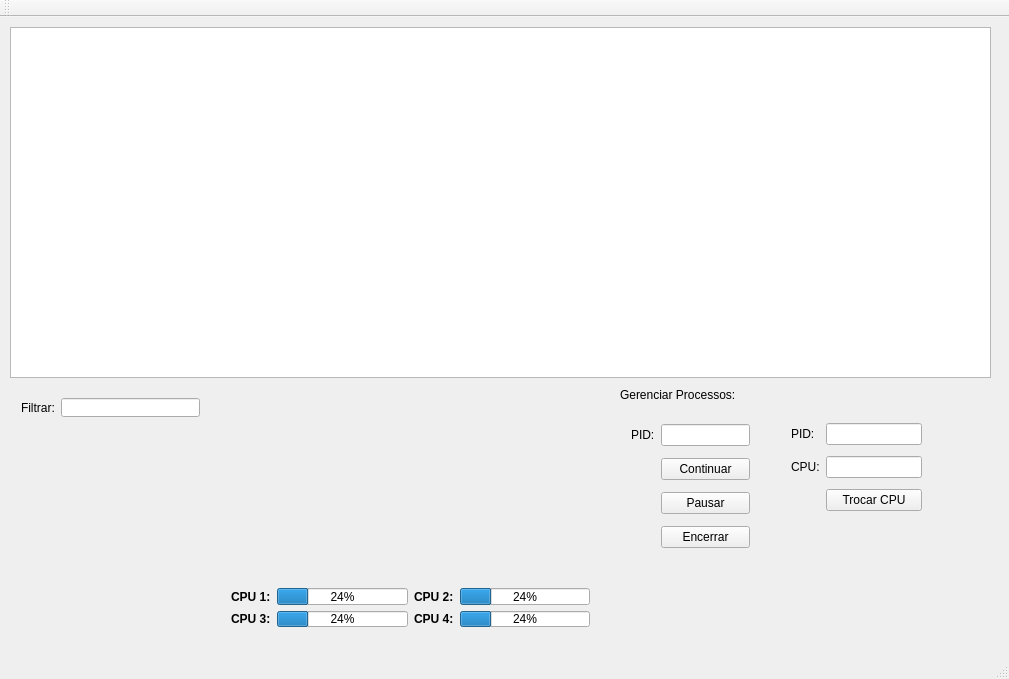
<?xml version="1.0" encoding="UTF-8"?>
<ui version="4.0">
 <class>MainWindow</class>
 <widget class="QMainWindow" name="MainWindow">
  <property name="geometry">
   <rect>
    <x>0</x>
    <y>0</y>
    <width>1009</width>
    <height>679</height>
   </rect>
  </property>
  <property name="windowTitle">
   <string>Monitor de Processos</string>
  </property>
  <widget class="QWidget" name="centralWidget">
   <widget class="QTableWidget" name="tableWidget">
    <property name="geometry">
     <rect>
      <x>10</x>
      <y>10</y>
      <width>981</width>
      <height>351</height>
     </rect>
    </property>
    <property name="sortingEnabled">
     <bool>false</bool>
    </property>
   </widget>
   <widget class="QCustomPlot" name="plot" native="true">
    <property name="geometry">
     <rect>
      <x>220</x>
      <y>380</y>
      <width>381</width>
      <height>171</height>
     </rect>
    </property>
   </widget>
   <widget class="QLabel" name="label_3">
    <property name="geometry">
     <rect>
      <x>620</x>
      <y>370</y>
      <width>191</width>
      <height>16</height>
     </rect>
    </property>
    <property name="text">
     <string>Gerenciar Processos:</string>
    </property>
   </widget>
   <widget class="QWidget" name="gridLayoutWidget">
    <property name="geometry">
     <rect>
      <x>620</x>
      <y>390</y>
      <width>141</width>
      <height>162</height>
     </rect>
    </property>
    <layout class="QGridLayout" name="gridLayout">
     <item row="4" column="1">
      <widget class="QPushButton" name="pausarButton">
       <property name="text">
        <string>Pausar</string>
       </property>
      </widget>
     </item>
     <item row="0" column="1">
      <widget class="QLineEdit" name="pidText"/>
     </item>
     <item row="1" column="1">
      <widget class="QPushButton" name="continuarButton">
       <property name="text">
        <string>Continuar</string>
       </property>
      </widget>
     </item>
     <item row="0" column="0">
      <widget class="QLabel" name="label_2">
       <property name="text">
        <string>PID:</string>
       </property>
      </widget>
     </item>
     <item row="5" column="1">
      <widget class="QPushButton" name="encerrarButton">
       <property name="text">
        <string>Encerrar</string>
       </property>
      </widget>
     </item>
    </layout>
   </widget>
   <widget class="QWidget" name="gridLayoutWidget_2">
    <property name="geometry">
     <rect>
      <x>780</x>
      <y>390</y>
      <width>153</width>
      <height>121</height>
     </rect>
    </property>
    <layout class="QGridLayout" name="gridLayout_2">
     <item row="1" column="1">
      <widget class="QLineEdit" name="cpuText"/>
     </item>
     <item row="4" column="1">
      <widget class="QPushButton" name="trocarCpuButton">
       <property name="text">
        <string>Trocar CPU</string>
       </property>
      </widget>
     </item>
     <item row="0" column="1">
      <widget class="QLineEdit" name="pidCpuText"/>
     </item>
     <item row="0" column="0">
      <widget class="QLabel" name="label_5">
       <property name="text">
        <string>PID:</string>
       </property>
      </widget>
     </item>
     <item row="1" column="0">
      <widget class="QLabel" name="label_6">
       <property name="text">
        <string>CPU:</string>
       </property>
      </widget>
     </item>
    </layout>
   </widget>
   <widget class="QWidget" name="horizontalLayoutWidget">
    <property name="geometry">
     <rect>
      <x>10</x>
      <y>370</y>
      <width>201</width>
      <height>41</height>
     </rect>
    </property>
    <layout class="QHBoxLayout" name="horizontalLayout">
     <item>
      <widget class="QLabel" name="label">
       <property name="text">
        <string>Filtrar:</string>
       </property>
      </widget>
     </item>
     <item>
      <widget class="QLineEdit" name="command"/>
     </item>
    </layout>
   </widget>
   <widget class="QWidget" name="gridLayoutWidget_3">
    <property name="geometry">
     <rect>
      <x>220</x>
      <y>560</y>
      <width>381</width>
      <height>61</height>
     </rect>
    </property>
    <layout class="QGridLayout" name="gridLayout_3">
     <item row="0" column="2">
      <widget class="QLabel" name="label_7">
       <property name="font">
        <font>
         <weight>75</weight>
         <bold>true</bold>
        </font>
       </property>
       <property name="text">
        <string>CPU 2:</string>
       </property>
      </widget>
     </item>
     <item row="1" column="0">
      <widget class="QLabel" name="label_8">
       <property name="font">
        <font>
         <weight>75</weight>
         <bold>true</bold>
        </font>
       </property>
       <property name="text">
        <string>CPU 3:</string>
       </property>
      </widget>
     </item>
     <item row="0" column="1">
      <widget class="QProgressBar" name="cpuUsage_1">
       <property name="value">
        <number>24</number>
       </property>
      </widget>
     </item>
     <item row="1" column="2">
      <widget class="QLabel" name="label_9">
       <property name="font">
        <font>
         <weight>75</weight>
         <bold>true</bold>
        </font>
       </property>
       <property name="text">
        <string>CPU 4:</string>
       </property>
      </widget>
     </item>
     <item row="0" column="0">
      <widget class="QLabel" name="label_4">
       <property name="font">
        <font>
         <weight>75</weight>
         <bold>true</bold>
        </font>
       </property>
       <property name="text">
        <string>CPU 1:</string>
       </property>
      </widget>
     </item>
     <item row="0" column="3">
      <widget class="QProgressBar" name="cpuUsage_2">
       <property name="value">
        <number>24</number>
       </property>
      </widget>
     </item>
     <item row="1" column="1">
      <widget class="QProgressBar" name="cpuUsage_3">
       <property name="value">
        <number>24</number>
       </property>
      </widget>
     </item>
     <item row="1" column="3">
      <widget class="QProgressBar" name="cpuUsage_4">
       <property name="value">
        <number>24</number>
       </property>
      </widget>
     </item>
    </layout>
   </widget>
  </widget>
  <widget class="QMenuBar" name="menuBar">
   <property name="geometry">
    <rect>
     <x>0</x>
     <y>0</y>
     <width>1009</width>
     <height>23</height>
    </rect>
   </property>
  </widget>
  <widget class="QToolBar" name="mainToolBar">
   <attribute name="toolBarArea">
    <enum>TopToolBarArea</enum>
   </attribute>
   <attribute name="toolBarBreak">
    <bool>false</bool>
   </attribute>
  </widget>
  <widget class="QStatusBar" name="statusBar"/>
 </widget>
 <layoutdefault spacing="6" margin="11"/>
 <customwidgets>
  <customwidget>
   <class>QCustomPlot</class>
   <extends>QWidget</extends>
   <header location="global">qcustomplot.h</header>
   <container>1</container>
  </customwidget>
 </customwidgets>
 <resources/>
 <connections>
  <connection>
   <sender>command</sender>
   <signal>textEdited(QString)</signal>
   <receiver>MainWindow</receiver>
   <slot>filtrar()</slot>
   <hints>
    <hint type="sourcelabel">
     <x>95</x>
     <y>428</y>
    </hint>
    <hint type="destinationlabel">
     <x>97</x>
     <y>465</y>
    </hint>
   </hints>
  </connection>
  <connection>
   <sender>pidText</sender>
   <signal>textEdited(QString)</signal>
   <receiver>MainWindow</receiver>
   <slot>validarPID()</slot>
   <hints>
    <hint type="sourcelabel">
     <x>715</x>
     <y>445</y>
    </hint>
    <hint type="destinationlabel">
     <x>674</x>
     <y>566</y>
    </hint>
   </hints>
  </connection>
  <connection>
   <sender>pausarButton</sender>
   <signal>clicked()</signal>
   <receiver>MainWindow</receiver>
   <slot>pausarProcesso()</slot>
   <hints>
    <hint type="sourcelabel">
     <x>679</x>
     <y>522</y>
    </hint>
    <hint type="destinationlabel">
     <x>627</x>
     <y>545</y>
    </hint>
   </hints>
  </connection>
  <connection>
   <sender>continuarButton</sender>
   <signal>clicked()</signal>
   <receiver>MainWindow</receiver>
   <slot>continuarProcesso()</slot>
   <hints>
    <hint type="sourcelabel">
     <x>699</x>
     <y>477</y>
    </hint>
    <hint type="destinationlabel">
     <x>621</x>
     <y>485</y>
    </hint>
   </hints>
  </connection>
  <connection>
   <sender>pidCpuText</sender>
   <signal>textEdited(QString)</signal>
   <receiver>MainWindow</receiver>
   <slot>validarPidCpu()</slot>
   <hints>
    <hint type="sourcelabel">
     <x>877</x>
     <y>449</y>
    </hint>
    <hint type="destinationlabel">
     <x>976</x>
     <y>416</y>
    </hint>
   </hints>
  </connection>
  <connection>
   <sender>cpuText</sender>
   <signal>textEdited(QString)</signal>
   <receiver>MainWindow</receiver>
   <slot>validarPidCpu()</slot>
   <hints>
    <hint type="sourcelabel">
     <x>903</x>
     <y>483</y>
    </hint>
    <hint type="destinationlabel">
     <x>970</x>
     <y>498</y>
    </hint>
   </hints>
  </connection>
  <connection>
   <sender>trocarCpuButton</sender>
   <signal>clicked()</signal>
   <receiver>MainWindow</receiver>
   <slot>trocarCpu()</slot>
   <hints>
    <hint type="sourcelabel">
     <x>847</x>
     <y>524</y>
    </hint>
    <hint type="destinationlabel">
     <x>826</x>
     <y>559</y>
    </hint>
   </hints>
  </connection>
  <connection>
   <sender>encerrarButton</sender>
   <signal>clicked()</signal>
   <receiver>MainWindow</receiver>
   <slot>matarProcesso()</slot>
   <hints>
    <hint type="sourcelabel">
     <x>735</x>
     <y>567</y>
    </hint>
    <hint type="destinationlabel">
     <x>699</x>
     <y>638</y>
    </hint>
   </hints>
  </connection>
 </connections>
 <slots>
  <slot>start()</slot>
  <slot>filtrar()</slot>
  <slot>validarPID()</slot>
  <slot>pausarProcesso()</slot>
  <slot>continuarProcesso()</slot>
  <slot>validarPidCpu()</slot>
  <slot>slot1()</slot>
  <slot>trocarCpu()</slot>
  <slot>matarProcesso()</slot>
 </slots>
</ui>
